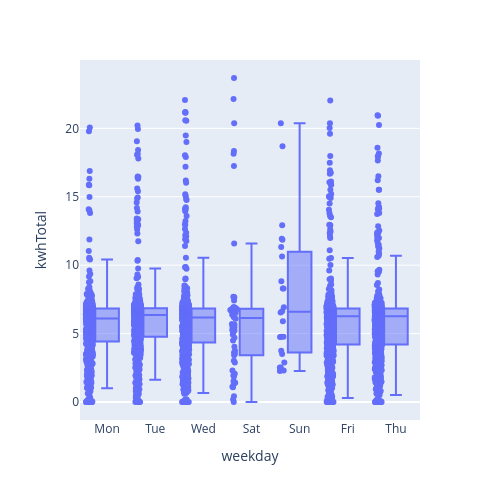

The notebook cell saved with this chart:
### Code cell
#plotly boxplot
px.box(
    data_frame=ev_df, x='weekday', y='kwhTotal', width=500, height=500, points='all', category_orders=weekday_orders
).show()

### Figure 1 — Plotly figure (JSON) as saved in the notebook; plotly's stock layout.template omitted (floating-point values rounded to 4 significant figures; data arrays with more than 128 entries replaced by an {"elided": "..."} marker saying what was removed)
{"data": [{"alignmentgroup": "True", "boxpoints": "all", "hovertemplate": "weekday=%{x}<br>kwhTotal=%{y}<extra></extra>", "legendgroup": "", "marker": {"color": "#636efa"}, "name": "", "notched": false, "offsetgroup": "", "orientation": "v", "showlegend": false, "type": "box", "x": {"elided": "3395 str values"}, "x0": " ", "xaxis": "x", "y": {"elided": "3395 float values"}, "y0": " ", "yaxis": "y"}], "layout": {"boxmode": "group", "height": 500, "legend": {"tracegroupgap": 0}, "margin": {"t": 60}, "width": 500, "xaxis": {"anchor": "y", "categoryarray": ["Mon", "Tue", "Wed", "Mon", "Sat", "Sun"], "categoryorder": "array", "domain": [0, 1], "title": {"text": "weekday"}}, "yaxis": {"anchor": "x", "domain": [0, 1], "title": {"text": "kwhTotal"}}}}
